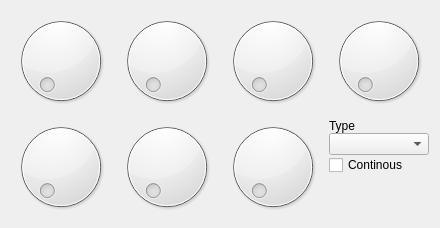
     <widget class="QWidget" name="tab_2">
      <property name="controlId" stdset="0">
       <string>AMPLITUDE_LFO</string>
      </property>
      <attribute name="title">
       <string>Amplitude LFO</string>
      </attribute>
      <layout class="QGridLayout" name="gridLayout">
       <item row="0" column="0">
        <widget class="Dial" name="a_dt_6">
         <property name="sizePolicy">
          <sizepolicy hsizetype="Preferred" vsizetype="Preferred">
           <horstretch>0</horstretch>
           <verstretch>0</verstretch>
          </sizepolicy>
         </property>
         <property name="controlId" stdset="0">
          <string>freq</string>
         </property>
        </widget>
       </item>
       <item row="0" column="1">
        <widget class="Dial" name="a_dt_7">
         <property name="sizePolicy">
          <sizepolicy hsizetype="Preferred" vsizetype="Preferred">
           <horstretch>0</horstretch>
           <verstretch>0</verstretch>
          </sizepolicy>
         </property>
         <property name="controlId" stdset="0">
          <string>intensity</string>
         </property>
        </widget>
       </item>
       <item row="0" column="2">
        <widget class="Dial" name="d_dt_4">
         <property name="sizePolicy">
          <sizepolicy hsizetype="Preferred" vsizetype="Preferred">
           <horstretch>0</horstretch>
           <verstretch>0</verstretch>
          </sizepolicy>
         </property>
         <property name="controlId" stdset="0">
          <string>start_phase</string>
         </property>
        </widget>
       </item>
       <item row="0" column="3">
        <widget class="Dial" name="s_val_4">
         <property name="sizePolicy">
          <sizepolicy hsizetype="Preferred" vsizetype="Preferred">
           <horstretch>0</horstretch>
           <verstretch>0</verstretch>
          </sizepolicy>
         </property>
         <property name="controlId" stdset="0">
          <string>delay</string>
         </property>
        </widget>
       </item>
       <item row="1" column="0">
        <widget class="Dial" name="s_val_5">
         <property name="sizePolicy">
          <sizepolicy hsizetype="Preferred" vsizetype="Preferred">
           <horstretch>0</horstretch>
           <verstretch>0</verstretch>
          </sizepolicy>
         </property>
         <property name="controlId" stdset="0">
          <string>stretch</string>
         </property>
        </widget>
       </item>
       <item row="1" column="1">
        <widget class="Dial" name="s_val_7">
         <property name="sizePolicy">
          <sizepolicy hsizetype="Preferred" vsizetype="Preferred">
           <horstretch>0</horstretch>
           <verstretch>0</verstretch>
          </sizepolicy>
         </property>
         <property name="controlId" stdset="0">
          <string>randomness_amplitude</string>
         </property>
        </widget>
       </item>
       <item row="1" column="2">
        <widget class="Dial" name="s_val_6">
         <property name="sizePolicy">
          <sizepolicy hsizetype="Preferred" vsizetype="Preferred">
           <horstretch>0</horstretch>
           <verstretch>0</verstretch>
          </sizepolicy>
         </property>
         <property name="controlId" stdset="0">
          <string>randomness_frequency</string>
         </property>
        </widget>
       </item>
       <item row="1" column="3">
        <widget class="QWidget" name="widget_6" native="true">
         <property name="sizePolicy">
          <sizepolicy hsizetype="Preferred" vsizetype="Maximum">
           <horstretch>0</horstretch>
           <verstretch>0</verstretch>
          </sizepolicy>
         </property>
         <layout class="QVBoxLayout" name="verticalLayout_6">
          <property name="spacing">
           <number>0</number>
          </property>
          <property name="margin">
           <number>0</number>
          </property>
          <item>
           <widget class="QLabel" name="label_6">
            <property name="sizePolicy">
             <sizepolicy hsizetype="Preferred" vsizetype="Maximum">
              <horstretch>0</horstretch>
              <verstretch>0</verstretch>
             </sizepolicy>
            </property>
            <property name="text">
             <string>Type</string>
            </property>
           </widget>
          </item>
          <item>
           <widget class="ComboBox" name="comboBox_7">
            <property name="controlId" stdset="0">
             <string>lfo_type</string>
            </property>
           </widget>
          </item>
          <item>
           <widget class="CheckBox" name="checkBox_8">
            <property name="text">
             <string>Continous</string>
            </property>
            <property name="controlId" stdset="0">
             <string>continous</string>
            </property>
           </widget>
          </item>
          <item>
           <spacer name="verticalSpacer_8">
            <property name="orientation">
             <enum>Qt::Vertical</enum>
            </property>
            <property name="sizeHint" stdset="0">
             <size>
              <width>20</width>
              <height>40</height>
             </size>
            </property>
           </spacer>
          </item>
         </layout>
        </widget>
       </item>
      </layout>
     </widget>
